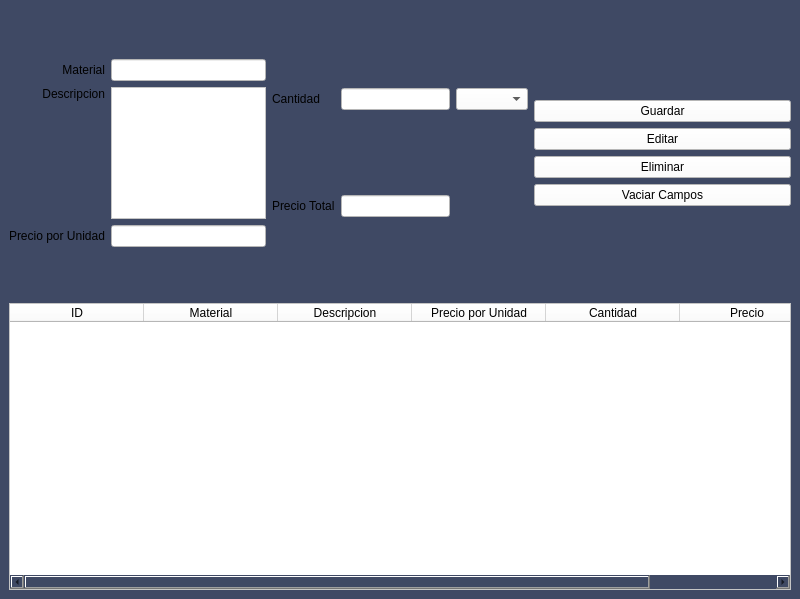
<?xml version="1.0" encoding="UTF-8"?>
<ui version="4.0">
 <class>background</class>
 <widget class="QMainWindow" name="background">
  <property name="geometry">
   <rect>
    <x>0</x>
    <y>0</y>
    <width>800</width>
    <height>599</height>
   </rect>
  </property>
  <property name="mouseTracking">
   <bool>false</bool>
  </property>
  <property name="windowTitle">
   <string>Materiales por pedido</string>
  </property>
  <property name="autoFillBackground">
   <bool>false</bool>
  </property>
  <property name="styleSheet">
   <string notr="true">background-color: rgb(63, 73, 100);</string>
  </property>
  <property name="toolButtonStyle">
   <enum>Qt::ToolButtonIconOnly</enum>
  </property>
  <widget class="QWidget" name="centralwidget">
   <layout class="QGridLayout" name="gridLayout">
    <item row="0" column="0">
     <layout class="QVBoxLayout" name="verticalLayout" stretch="1,1">
      <item>
       <layout class="QGridLayout" name="gridLayout_2" columnstretch="1,1,1">
        <item row="0" column="1">
         <layout class="QGridLayout" name="gridLayout_3" rowstretch="0,0">
          <property name="topMargin">
           <number>0</number>
          </property>
          <item row="0" column="1">
           <widget class="QLineEdit" name="line_cantidad">
            <property name="styleSheet">
             <string notr="true">background-color: rgb(255, 255, 255);</string>
            </property>
           </widget>
          </item>
          <item row="0" column="0">
           <widget class="QLabel" name="label_4">
            <property name="text">
             <string>Cantidad</string>
            </property>
           </widget>
          </item>
          <item row="0" column="2">
           <widget class="QComboBox" name="combobox_cantidad">
            <property name="styleSheet">
             <string notr="true">background-color: rgb(255, 255, 255);</string>
            </property>
           </widget>
          </item>
          <item row="1" column="0">
           <widget class="QLabel" name="label_5">
            <property name="text">
             <string>Precio Total</string>
            </property>
           </widget>
          </item>
          <item row="1" column="1">
           <widget class="QLineEdit" name="line_precio_total">
            <property name="styleSheet">
             <string notr="true">background-color: rgb(255, 255, 255);</string>
            </property>
           </widget>
          </item>
         </layout>
        </item>
        <item row="0" column="0">
         <layout class="QGridLayout" name="gridLayout_4" rowstretch="1,2,1" columnstretch="0,1" rowminimumheight="1,2,1" columnminimumwidth="0,1">
          <property name="sizeConstraint">
           <enum>QLayout::SetDefaultConstraint</enum>
          </property>
          <property name="topMargin">
           <number>50</number>
          </property>
          <property name="bottomMargin">
           <number>50</number>
          </property>
          <item row="1" column="0">
           <widget class="QLabel" name="label_2">
            <property name="text">
             <string>Descripcion</string>
            </property>
            <property name="alignment">
             <set>Qt::AlignRight|Qt::AlignTop|Qt::AlignTrailing</set>
            </property>
           </widget>
          </item>
          <item row="0" column="0">
           <widget class="QLabel" name="label">
            <property name="text">
             <string>Material</string>
            </property>
            <property name="alignment">
             <set>Qt::AlignRight|Qt::AlignTrailing|Qt::AlignVCenter</set>
            </property>
           </widget>
          </item>
          <item row="2" column="0">
           <widget class="QLabel" name="label_3">
            <property name="text">
             <string>Precio por Unidad</string>
            </property>
           </widget>
          </item>
          <item row="0" column="1">
           <widget class="QLineEdit" name="line_material">
            <property name="styleSheet">
             <string notr="true">background-color: rgb(255, 255, 255);</string>
            </property>
           </widget>
          </item>
          <item row="2" column="1">
           <widget class="QLineEdit" name="line_precio_por_unidad">
            <property name="styleSheet">
             <string notr="true">background-color: rgb(255, 255, 255);</string>
            </property>
           </widget>
          </item>
          <item row="1" column="1">
           <widget class="QTextEdit" name="line_descripcion">
            <property name="styleSheet">
             <string notr="true">background-color: rgb(255, 255, 255);</string>
            </property>
           </widget>
          </item>
         </layout>
        </item>
        <item row="0" column="2">
         <layout class="QVBoxLayout" name="verticalLayout_3">
          <item>
           <spacer name="verticalSpacer_2">
            <property name="orientation">
             <enum>Qt::Vertical</enum>
            </property>
            <property name="sizeHint" stdset="0">
             <size>
              <width>20</width>
              <height>40</height>
             </size>
            </property>
           </spacer>
          </item>
          <item>
           <widget class="QPushButton" name="bt_guardar">
            <property name="styleSheet">
             <string notr="true">background-color: rgb(255, 255, 255);</string>
            </property>
            <property name="text">
             <string>Guardar</string>
            </property>
           </widget>
          </item>
          <item>
           <widget class="QPushButton" name="bt_editar">
            <property name="styleSheet">
             <string notr="true">background-color: rgb(255, 255, 255);</string>
            </property>
            <property name="text">
             <string>Editar</string>
            </property>
           </widget>
          </item>
          <item>
           <widget class="QPushButton" name="bt_eliminar">
            <property name="styleSheet">
             <string notr="true">background-color: rgb(255, 255, 255);</string>
            </property>
            <property name="text">
             <string>Eliminar</string>
            </property>
           </widget>
          </item>
          <item>
           <widget class="QPushButton" name="bt_vaciar_campos">
            <property name="styleSheet">
             <string notr="true">
background-color: rgb(255, 255, 255);</string>
            </property>
            <property name="text">
             <string>Vaciar Campos</string>
            </property>
           </widget>
          </item>
          <item>
           <spacer name="verticalSpacer">
            <property name="orientation">
             <enum>Qt::Vertical</enum>
            </property>
            <property name="sizeHint" stdset="0">
             <size>
              <width>20</width>
              <height>40</height>
             </size>
            </property>
           </spacer>
          </item>
         </layout>
        </item>
       </layout>
      </item>
      <item>
       <layout class="QVBoxLayout" name="verticalLayout_2" stretch="0">
        <property name="spacing">
         <number>6</number>
        </property>
        <property name="sizeConstraint">
         <enum>QLayout::SetMaximumSize</enum>
        </property>
        <item>
         <widget class="QTableWidget" name="table_materiales_requeridos_por_pedido">
          <property name="focusPolicy">
           <enum>Qt::TabFocus</enum>
          </property>
          <property name="layoutDirection">
           <enum>Qt::LeftToRight</enum>
          </property>
          <property name="styleSheet">
           <string notr="true">background-color: rgb(255, 255, 255);</string>
          </property>
          <property name="frameShape">
           <enum>QFrame::StyledPanel</enum>
          </property>
          <property name="verticalScrollBarPolicy">
           <enum>Qt::ScrollBarAsNeeded</enum>
          </property>
          <property name="sizeAdjustPolicy">
           <enum>QAbstractScrollArea::AdjustIgnored</enum>
          </property>
          <property name="textElideMode">
           <enum>Qt::ElideNone</enum>
          </property>
          <property name="sortingEnabled">
           <bool>false</bool>
          </property>
          <property name="wordWrap">
           <bool>true</bool>
          </property>
          <property name="cornerButtonEnabled">
           <bool>true</bool>
          </property>
          <property name="rowCount">
           <number>0</number>
          </property>
          <attribute name="horizontalHeaderVisible">
           <bool>true</bool>
          </attribute>
          <attribute name="horizontalHeaderCascadingSectionResizes">
           <bool>true</bool>
          </attribute>
          <attribute name="horizontalHeaderDefaultSectionSize">
           <number>134</number>
          </attribute>
          <attribute name="horizontalHeaderHighlightSections">
           <bool>false</bool>
          </attribute>
          <column>
           <property name="text">
            <string>ID</string>
           </property>
          </column>
          <column>
           <property name="text">
            <string>Material</string>
           </property>
          </column>
          <column>
           <property name="text">
            <string>Descripcion</string>
           </property>
          </column>
          <column>
           <property name="text">
            <string>Precio por Unidad</string>
           </property>
          </column>
          <column>
           <property name="text">
            <string>Cantidad</string>
           </property>
          </column>
          <column>
           <property name="text">
            <string>Precio</string>
           </property>
          </column>
         </widget>
        </item>
       </layout>
      </item>
     </layout>
    </item>
   </layout>
  </widget>
 </widget>
 <resources/>
 <connections/>
 <designerdata>
  <property name="gridDeltaX">
   <number>10</number>
  </property>
  <property name="gridDeltaY">
   <number>10</number>
  </property>
  <property name="gridSnapX">
   <bool>true</bool>
  </property>
  <property name="gridSnapY">
   <bool>true</bool>
  </property>
  <property name="gridVisible">
   <bool>true</bool>
  </property>
 </designerdata>
</ui>
